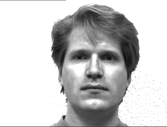
#> input picture new_images/train/subject01.normal.gif, 167 x 127 px, shrunk from 320 x 243 before the run, found by its file name
$ jupyter execute --allow-errors face_recognition.ipynb
#> lines starting #> are read from the running program, lines starting #| are printed output that depends on the picture
[cell 1]
import os
from PIL import Image
import cv2
import numpy as np
import zipfile
import matplotlib.pyplot as plt

[cell 2]
def zipFiles():
    path = './yaleface.zip'
    zip_object = zipfile.ZipFile(file=path, mode = 'r')
    zip_object.extractall('./')
    zip_object.close()

[cell 3]
nome_da_pasta= 'new_images'
caminho=f"C:\\Users\\Erika Magalhães\\Desktop\\face_recognition\\{nome_da_pasta}"   #altere

def createDirec(nome, path):
    if not os.path.exists(caminho):
        os.makedirs(caminho)
        print(f"A pasta '{nome_da_pasta}' foi criada com sucesso em {caminho}.")
    else:
        print(f"A pasta '{nome_da_pasta}' já existe em {caminho}.")
createDirec(nome_da_pasta, caminho)

[cell 4]
paths= os.listdir(f"C:\\Users\\Erika Magalhães\\Desktop\\face_recognition\\data")
new_path= f"C:\\Users\\Erika Magalhães\\Desktop\\face_recognition\\{nome_da_pasta}"
def renamingVariables():
    old_paths=[]
    new_ids= []
    for path in paths:
        old_paths.append(f'C:\\Users\\Erika Magalhães\\Desktop\\face_recognition\\data\\{path}')
    for path in paths:
        var= path.split('.')
        var= f'{var[0]}.{var[1]}.gif'
        new_ids.append(var)

[cell 5]
def changeExten(old_names, new_names, new_path):
    num=0
    for i in old_names:
        #print(new_names[num])
        image= Image.open(i)
        image.save(new_names[num])
        num+=1

#> (a cell that did not finish here is left out)

[cell 7]
pasta = r'C:\Users\Erika Magalhães\Desktop\face_recognition\new_images'
val=0
#> (the rest of this cell did not finish here and is left out)

[cell 8]
actual_path= ''
new_pat=''
contad=0
for arc in os.listdir(pasta):


    if contad==8:
        contad= 0
    contad+=1

[cell 9]
train_path= os.path.join(pasta, 'train')
test_path= os.path.join(pasta, 'test')

[cell 10]
img= Image.open(r'C:\Users\Erika Magalhães\Desktop\face_recognition\new_images\train\subject01.normal.gif')
#> img is the input picture: PIL image 167x127 P; min 10, max 255, mean 201.8
img= np.array(img)
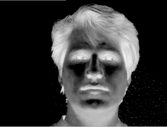
#> img: shape (127, 167); min 0, max 243, mean 53.2
img.shape
#> Out = (127, 167)

[cell 11]
def ImageData():
    img_data=[]
    ids_num=[]
    for i in os.listdir(train_path):
        ppp= os.path.join(train_path, i)
        temp_img= Image.open(ppp)
        temp_img= np.array(temp_img)
        img_data.append(temp_img)
        id = int(os.path.split(i)[1].split('.')[0].replace('subject', ''))
        ids_num.append(id)
    return ids_num, img_data

ids_numbers, images= ImageData()
#> ids_numbers = [1]; images = 1 item

[cell 12]
np.shape(images[0])
#> Out = (127, 167)

[cell 13]
#cv2.imwrite('teste.jpg', images[0])

[cell 14]
paths_train= [os.path.join(r'C:\Users\Erika Magalhães\Desktop\face_recognition\new_images\train', n) for n in os.listdir(r'C:\Users\Erika Magalhães\Desktop\face_recognition\new_images\train')]
# [5 lines of commented-out code are left out]
#> (the rest of this cell did not finish here and is left out)

#> (a cell that did not finish here is left out)

[cell 16]
results= []
esperado=[]
#> (the rest of this cell did not finish here and is left out)

[cell 17]
from sklearn.metrics import accuracy_score
esp= np.array(esperado)
re= np.array(results)
accuracy_score(esp, re)

## Criando o Arquivo .YML

[cell 18]
import cv2
import os
from PIL import Image
import numpy as np
pasta = r'C:\Users\Erika Magalhães\Desktop\face_recognition\new_images'
train_path= os.path.join(pasta, 'train')
test_path= os.path.join(pasta, 'test')
def ImageData():
    img_data=[]
    ids_num=[]
    for i in os.listdir(train_path):
        ppp= os.path.join(train_path, i)
        temp_img= Image.open(ppp)
        temp_img= np.array(temp_img)
        img_data.append(temp_img)
        id = int(os.path.split(i)[1].split('.')[0].replace('subject', ''))
        ids_num.append(id)
    return ids_num, img_data

ids_numbers, images= ImageData()

ids_numpy= np.zeros_like(ids_numbers)
#> ids_numpy = [0]
cont=0
for i in ids_numbers:
    ids_numpy[cont]= i
    cont+=1
#> this loop made 1 pass
#> after the loop, cont = 1; ids_numpy = [1]


ar= cv2.face.LBPHFaceRecognizer_create(radius=2, neighbors=12)
ar.train(images, ids_numpy)
ar.write('lbph_algorithm.yml')
